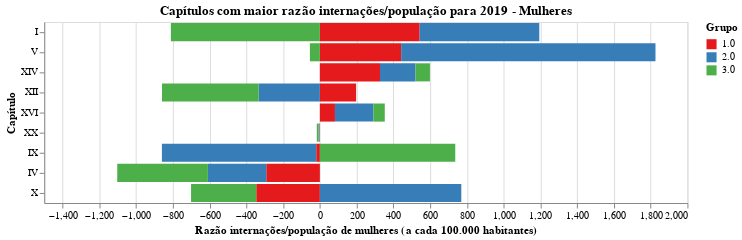

Notebook code for this chart:
### Code cell
chart = plot_grafico_dif(df_19, df_r,
                         'taxa_nova_mulher', 
                         "Capítulos com maior razão internações/população para 2019 - Mulheres",
                        "Razão internações/população de mulheres (a cada 100.000 habitantes)")

#chart.save('tx_bruta_t.svg')
chart

### Figure 1 — Vega-Lite specification as saved in the notebook (floating-point values rounded to 4 significant figures)
{"config": {"view": {"continuousWidth": 400, "continuousHeight": 300}, "range": {"category": {"scheme": "set1"}}}, "data": {"name": "data-cafd05ba4254c094bff448de37a77ff1"}, "mark": "bar", "encoding": {"color": {"type": "nominal", "field": "grupo", "title": "Grupo"}, "order": {"type": "nominal", "field": "grupo", "sort": "ascending"}, "tooltip": {"type": "quantitative", "field": "taxa"}, "x": {"type": "quantitative", "field": "taxa", "title": "Razão internações/população de mulheres (a cada 100.000 habitantes)"}, "y": {"type": "nominal", "field": "capitulo", "sort": null, "title": "Capítulo"}}, "title": "Capítulos com maior razão internações/população para 2019 - Mulheres", "width": 640, "$schema": "https://vega.github.io/schema/vega-lite/v4.8.1.json", "datasets": {"data-cafd05ba4254c094bff448de37a77ff1": [{"capitulo": "I", "grupo": "1.0", "taxa": 542.8}, {"capitulo": "I", "grupo": "2.0", "taxa": 651.1}, {"capitulo": "I", "grupo": "3.0", "taxa": -810.9}, {"capitulo": "V", "grupo": "1.0", "taxa": 442.3}, {"capitulo": "V", "grupo": "2.0", "taxa": 1384.0}, {"capitulo": "V", "grupo": "3.0", "taxa": -54.29}, {"capitulo": "XIV", "grupo": "1.0", "taxa": 327.1}, {"capitulo": "XIV", "grupo": "2.0", "taxa": 192.9}, {"capitulo": "XIV", "grupo": "3.0", "taxa": 78.91}, {"capitulo": "XII", "grupo": "1.0", "taxa": 197.2}, {"capitulo": "XII", "grupo": "2.0", "taxa": -333.1}, {"capitulo": "XII", "grupo": "3.0", "taxa": -526.0}, {"capitulo": "XVI", "grupo": "1.0", "taxa": 82.02}, {"capitulo": "XVI", "grupo": "2.0", "taxa": 209.2}, {"capitulo": "XVI", "grupo": "3.0", "taxa": 61.96}, {"capitulo": "XX", "grupo": "1.0", "taxa": -2.377}, {"capitulo": "XX", "grupo": "2.0", "taxa": -4.517}, {"capitulo": "XX", "grupo": "3.0", "taxa": -9.924}, {"capitulo": "IX", "grupo": "1.0", "taxa": -19.8}, {"capitulo": "IX", "grupo": "2.0", "taxa": -839.8}, {"capitulo": "IX", "grupo": "3.0", "taxa": 736.7}, {"capitulo": "IV", "grupo": "1.0", "taxa": -291.7}, {"capitulo": "IV", "grupo": "2.0", "taxa": -317.6}, {"capitulo": "IV", "grupo": "3.0", "taxa": -493.3}, {"capitulo": "X", "grupo": "1.0", "taxa": -346.2}, {"capitulo": "X", "grupo": "2.0", "taxa": 769.5}, {"capitulo": "X", "grupo": "3.0", "taxa": -354.8}]}}
